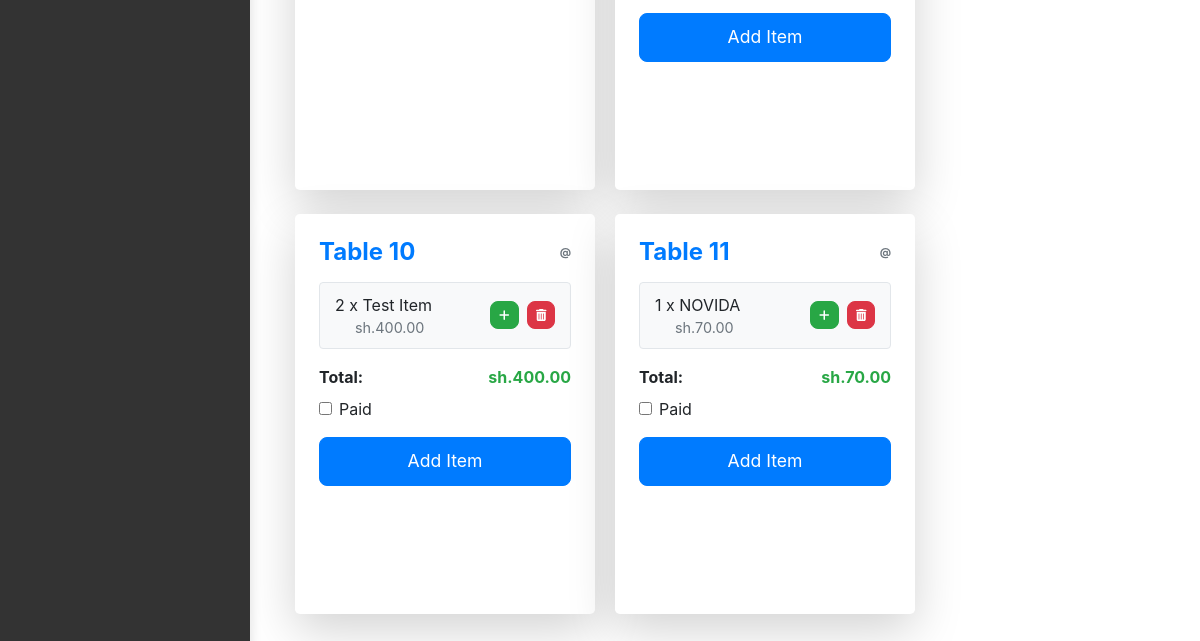
Before: / (signed in, lower part) with the older database file.
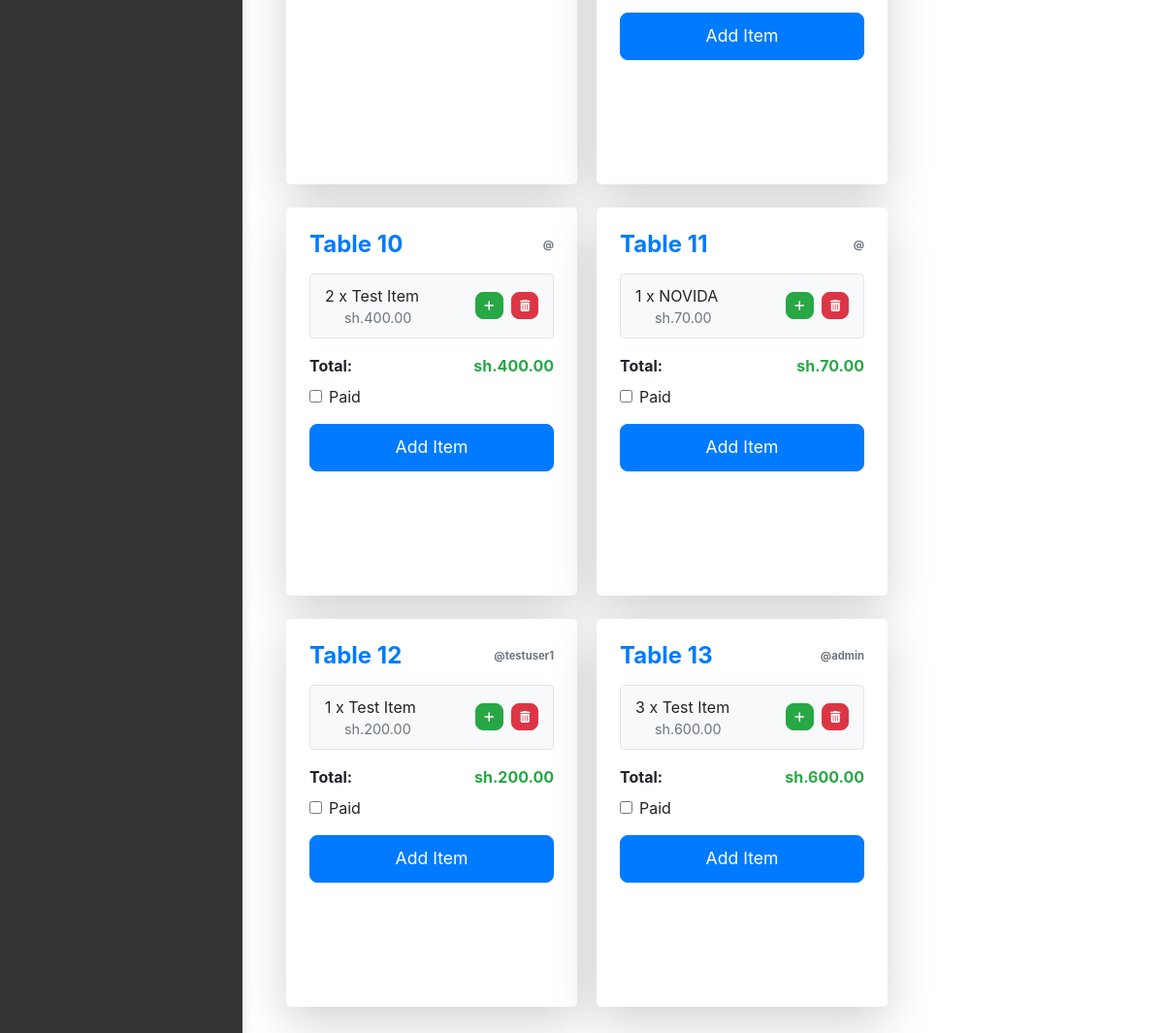
After: the same page with the newer database file.
### pos/models.py (models this page shows, shortened)
class Order(models.Model):
    user = models.ForeignKey(User, on_delete=models.CASCADE, null=True, blank=True)  # Link to User model
    table_number = models.IntegerField()
    created_at = models.DateTimeField(auto_now_add=True)
    is_paid = models.BooleanField(default=False)
    def total_price(self):
        return sum(item.total_price() for item in self.order_items.all())

class OrderItem(models.Model):
    order = models.ForeignKey(Order, related_name='order_items', on_delete=models.CASCADE)
    item = models.ForeignKey(Item, on_delete=models.CASCADE)
    quantity = models.IntegerField()
    def total_price(self):
        return self.quantity * self.item.unit_price

class Item(models.Model):
    name = models.CharField(max_length=100)
    unit_price = models.DecimalField(max_digits=10, decimal_places=2)
    stock_quantity = models.IntegerField(default=0)
    image = models.ImageField(upload_to='item_images/', null=True, blank=True)

### pos/views.py (the view)
# urls.py: path('', views.home, name='home'),
@login_required
def home(request):
    orders = Order.objects.filter(is_paid=False)
    return render(request, 'pos/home.html', {'orders': orders})

### pos/templates/pos/home.html (shortened to what this page needs)
{% extends 'pos/base.html' %}
{% load widget_tweaks %}
{% block content %}
<link rel="stylesheet" href="https://cdn.jsdelivr.net/npm/daterangepicker/daterangepicker.css">
<link rel="stylesheet" href="https://code.jquery.com/ui/1.12.1/themes/base/jquery-ui.css">
<div class="row c-row">
    {% for order in orders %}
    <div class="card mb-4 shadow-lg rounded-lg" style="min-height: 400px;">
        <div class="card-body">
            <h5 class="card-title text-primary font-weight-bold d-flex justify-content-between align-items-center">
                Table {{ order.table_number }}
                <span class="text-muted" style="font-size: 0.7rem; text-align: right;">@{{ order.user.username }}</span>
            </h5>
            <ul class="list-group mb-3">
                {% for item in order.order_items.all %}
                    <li class="list-group-item d-flex justify-content-between align-items-center">
                        <div class="d-flex w-100 justify-content-between">
                            <div class="d-flex flex-column">
                                <span>{{ item.quantity }} x {{ item.item.name }}</span>
                                <span class="text-muted">sh.{{ item.total_price }}</span>
                            </div>
                            <div class="d-flex align-items-center">
                                <form action="{% url 'increment_item_quantity' order.id item.id %}" method="POST" style="display:inline;">
                                    <button type="submit" class="btn btn-sm btn-success btn-small-icon">
                                        <i class="fas fa-plus small-icon"></i>
                                    </button>
                                </form>
                                <form action="{% url 'remove_item_from_order' order.id item.id %}" method="POST" style="display:inline;">
                                    <button type="submit" class="btn btn-sm btn-danger btn-small-icon ml-2">
                                        <i class="fas fa-trash-alt small-icon"></i>
                                    </button>
                                </form>
                            </div>
                        </div>
                    </li>
                {% endfor %}
            </ul>
            <div class="d-flex justify-content-between align-items-center">
                <p class="font-weight-bold mb-0">Total:</p>
                <p class="font-weight-bold text-success mb-0">sh.{{ order.total_price }}</p>
            </div>
            <div class="form-check mt-2">
                <form action="{% url 'toggle_payment_status' order.id %}" method="POST">
                    <input type="checkbox" class="form-check-input" id="paidCheckbox{{ order.id }}"
                        onchange="this.form.submit()">
                    <label class="form-check-label" for="paidCheckbox{{ order.id }}">Paid</label>
                </form>
            </div>
            <button class="btn btn-primary w-100 mt-3 btn-sm" onclick="loadFormIntoModal('{% url 'add_item_to_order' order.id %}')">
                Add Item
            </button>
        </div>
    </div>
    {% endfor %}
</div>
{% endblock %}

Changed rows visible on the page:
added Order: table_number "12", user.username "testuser1", total_price "200.00"
added OrderItem: quantity "1", item.name "Test Item", total_price "200.00", shown under "12"
added Order: table_number "13", user.username "admin", total_price "600.00"
added OrderItem: quantity "3", item.name "Test Item", total_price "600.00", shown under "13"
